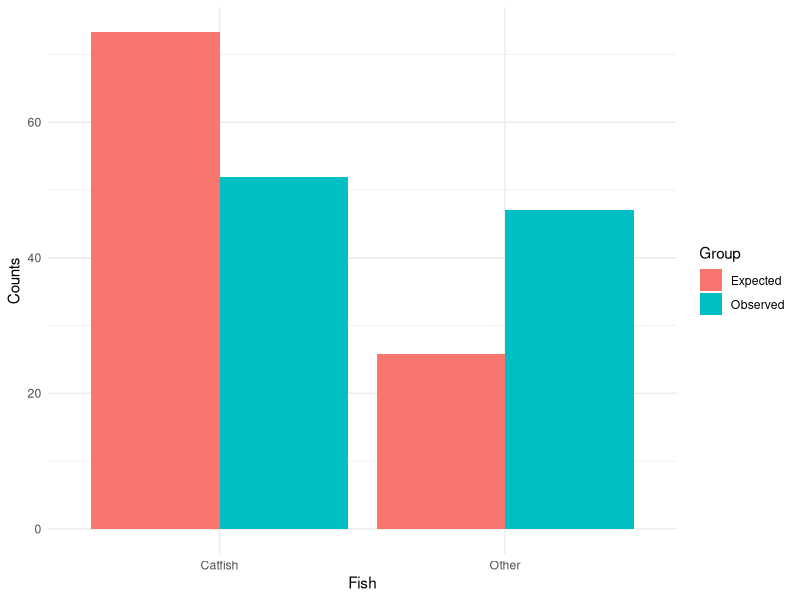
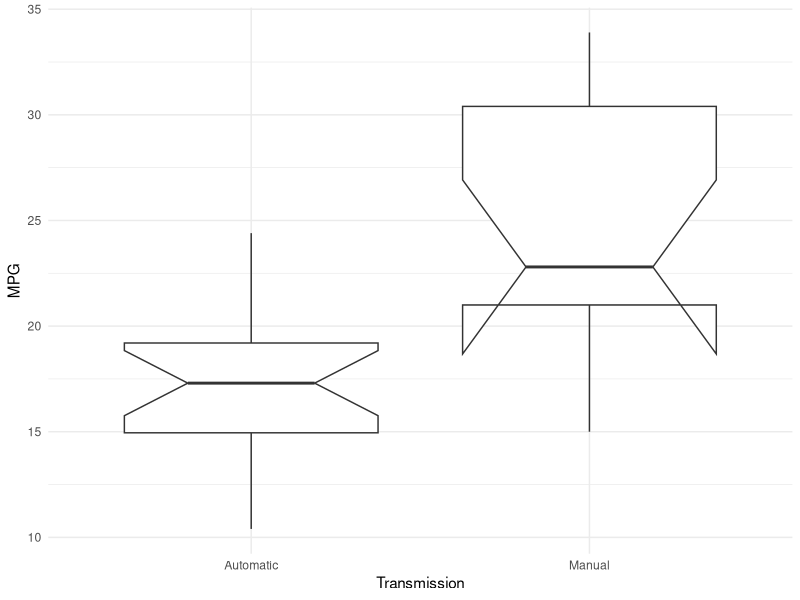
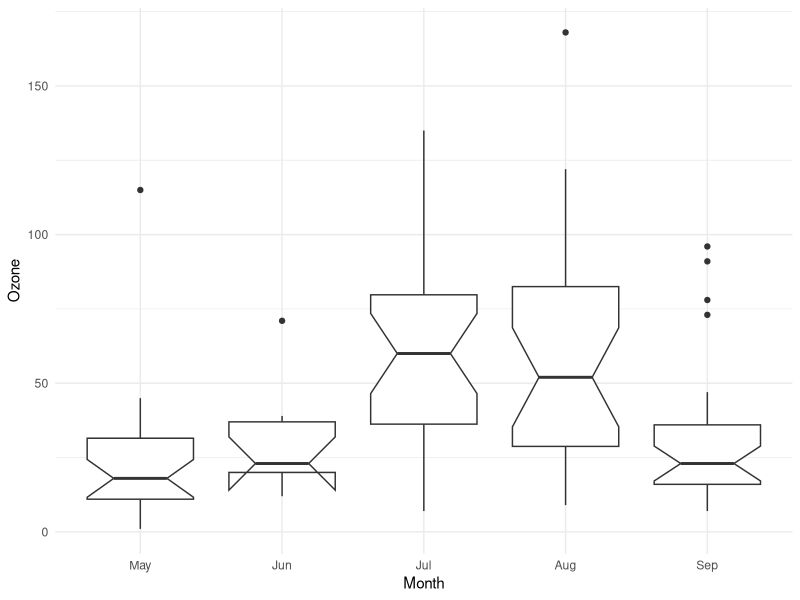

Write the R code that produced these figures, in order.
## ---- chunk 1
library( tidyverse )
library( forcats )
theme_set( theme_minimal() ) 
## ---- chunk 2
catfish <- 52
non_catfish <- 47 
## ---- chunk 3
samples <- c( catfish, non_catfish )
p_catfish <- 0.74
## ---- chunk 4
df <- data.frame( Counts = c( samples, 0.74 * sum(samples), ( (1-0.74) * sum(samples) )),
                    Fish = c("Catfish", "Other", "Catfish", "Other"),
                    Group = c("Observed","Observed", "Expected", "Expected") )

ggplot( df, 
        aes(Fish,Counts, fill=Group) )+ 
  geom_bar( position="dodge", stat="identity") 
## ---- chunk 5
fit <- binom.test(x=samples, p = p_catfish )
fit 
## ---- chunk 6
Observed <- matrix( c(52, 47, 32, 18), nrow=2, byrow = TRUE)
rownames( Observed ) <- c("Population 1", "Population 2")
colnames( Observed ) <- c("Catfish", "Other")
Observed
## ---- chunk 7
n1 <- 52 + 47
n2 <- 32 + 18 

Expected <- matrix( c( 0.74 * n1, 
                       (1-0.74) * n1, 
                       0.74 * n2,
                       (1-0.74) * n2), nrow=2, byrow = TRUE)
rownames( Expected ) <- c("Population 1", "Population 2")
colnames( Expected ) <- c("Catfish", "Other")
Expected
## ---- chunk 8
T <- sum(  (Observed - Expected)^2 / Expected )
T
## ---- chunk 9
alpha <- 0.05
p <- 1.0 - alpha 
critical.value <- qchisq( p ,1)
critical.value
## ---- chunk 10
p.value <- 1.0 - pchisq( T, df=1 )
p.value
## ---- chunk 11
df <- data.frame( Sample = 1:149,
                  Species = factor( c( rep("Catfish", 52), rep("Other", 47), 
                                       rep("Catfish", 32), rep("Other",18) ) ),
                  Site = factor( c( rep("Population 1", 99), rep("Population 2", 50))),
                  Measurement = rnorm(149,mean=12, sd=3))
summary( df )
## ---- chunk 12
head(df)
## ---- chunk 13
table( df$Site, df$Species )
## ---- chunk 14
mtcars |>
  select( Transmission = am, MPG = mpg ) |>
  mutate( Transmission = as.factor( Transmission ) ) |>
  mutate( Transmission = fct_recode( Transmission, "Automatic"="0", "Manual"="1")) -> data

data |>
  ggplot( aes(Transmission, MPG) )  + 
  geom_boxplot( notch=TRUE )
## ---- chunk 15
fit <- wilcox.test( MPG ~ Transmission, data=data)
fit 
## ---- chunk 16
names(fit)
## ---- chunk 17
airquality |>
  select( Month, Ozone ) |> 
  mutate( Month = factor( Month ) ) |> 
  mutate( Month = fct_recode(Month, 
                             May="5",
                             Jun="6",
                             Jul="7",
                             Aug="8",
                             Sep="9" )) |> 
  filter( !is.na( Ozone )) -> data 
  
ggplot( data, aes(Month, Ozone) ) + 
  geom_boxplot(notch=TRUE)
## ---- chunk 18
fit <- kruskal.test( Ozone ~ Month, data=data )
fit 
## ---- chunk 19
names(fit)
